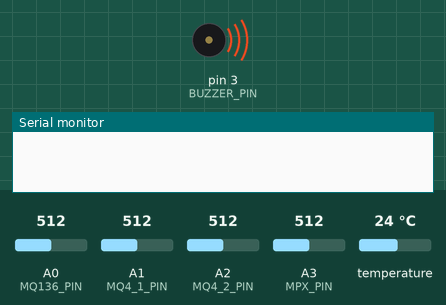
This sketch was run on a simulated Arduino Nano, built with avr-gcc and run on an emulated ATmega328P. Parts: buzzer (waves = sounding, pin HIGH), the last lines printed to the serial monitor. Inputs (shaded band) come from the test bench; at power-on: A0 (MQ136_PIN) = 512, A3 (MPX_PIN) = 512, A1 (MQ4_1_PIN) = 512, A2 (MQ4_2_PIN) = 512, temperature 24 °C.

Above: at 1.2 s.
1.3 s: A0 (MQ136_PIN) set to 589
5.4 s: A0 (MQ136_PIN) set to 611
At 7.7 s:
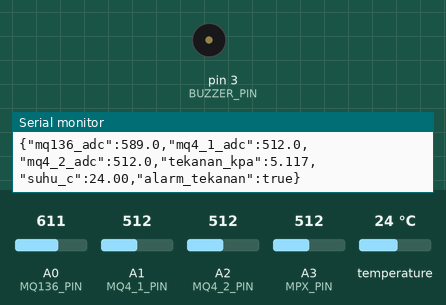
9.6 s: A3 (MPX_PIN) set to 483
Timing chart, 0 to 21.4 s (numbered marks = the images above; inputs shaded):
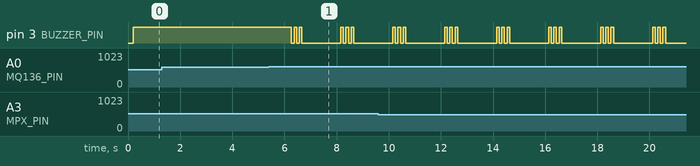

Measured:
- the behaviour switches between 599 and 600 on A0 (MQ136_PIN) (found by bisection; images 0 and 1)
- after the input at 5.4 s, pin 3 (BUZZER_PIN): HIGH → LOW after 0.87 s, → HIGH 0.10 s later, → LOW 0.10 s later, → HIGH 0.10 s later, … (11 changes in this stretch)

The sketch:

nano.ino
```cpp
#include <OneWire.h>
#include <DallasTemperature.h>

const byte MQ136_PIN = A0;
const byte MQ4_1_PIN = A1;
const byte MQ4_2_PIN = A2;
const byte MPX_PIN   = A3;
const byte DS_PIN    = 2;
const byte BUZZER_PIN = 3;

const float AMBANG_TEKANAN_KPA = 5.0;
// Ambang ADC sementara untuk uji buzzer; wajib dikalibrasi pada perangkat asli.
const float AMBANG_MQ4_2_ADC = 600.0;
const float AMBANG_MQ136_ADC = 600.0;
const unsigned long WAKTU_AMAN_GAS_MS = 10000;

OneWire oneWire(DS_PIN);
DallasTemperature ds18b20(&oneWire);

float bacaADC(byte pin) {
  analogRead(pin);
  delay(2);

  unsigned long total = 0;

  for (byte i = 0; i < 20; i++) {
    total += analogRead(pin);
    delay(2);
  }

  return total / 20.0;
}

bool perbaruiAlarmGas(bool melewatiAmbang, bool &alarmAktif, unsigned long &terakhirTerdeteksi) {
  if (melewatiAmbang) {
    alarmAktif = true;
    terakhirTerdeteksi = millis();
  } else if (alarmAktif && millis() - terakhirTerdeteksi >= WAKTU_AMAN_GAS_MS) {
    alarmAktif = false;
  }
  return alarmAktif;
}

void bunyikanAlarm(bool alarmTekanan, bool alarmMQ4_2, bool alarmMQ136) {
  if (!alarmMQ4_2 && !alarmMQ136) {
    // Pertahankan alarm tekanan lama: bunyi terus saat melewati ambang.
    digitalWrite(BUZZER_PIN, alarmTekanan ? HIGH : LOW);
    delay(1000);
    return;
  }

  // MQ-4 #2: dua bip; MQ-136: tiga bip. Jika keduanya aktif, bergantian.
  static bool giliranMQ4 = false;
  byte jumlahBip;
  if (alarmMQ4_2 && alarmMQ136) {
    giliranMQ4 = !giliranMQ4;
    jumlahBip = giliranMQ4 ? 2 : 3;
  } else {
    jumlahBip = alarmMQ4_2 ? 2 : 3;
  }

  for (byte slot = 0; slot < 10; slot++) {
    bool bunyi = slot < jumlahBip * 2 && slot % 2 == 0;
    digitalWrite(BUZZER_PIN, bunyi ? HIGH : LOW);
    delay(100);
  }
  digitalWrite(BUZZER_PIN, LOW);
}

void setup() {
  digitalWrite(BUZZER_PIN, LOW);
  pinMode(BUZZER_PIN, OUTPUT);

  Serial.begin(9600);
  analogReference(DEFAULT);
  ds18b20.begin();
}

void loop() {
  float mq136 = bacaADC(MQ136_PIN);
  float mq4_1 = bacaADC(MQ4_1_PIN);
  float mq4_2 = bacaADC(MQ4_2_PIN);

  // MPX dan referensi ADC memakai jalur suplai yang sama.
  float tekanan =
      (bacaADC(MPX_PIN) / 1023.0 - 0.04) / 0.09;

  // Alarm tekanan dan sensor gas memakai buzzer yang sama.
  bool alarmTekanan = tekanan > AMBANG_TEKANAN_KPA;
  static bool alarmMQ4_2Aktif = false;
  static bool alarmMQ136Aktif = false;
  static unsigned long terakhirMQ4_2Terdeteksi = 0;
  static unsigned long terakhirMQ136Terdeteksi = 0;
  bool alarmMQ4_2 = perbaruiAlarmGas(mq4_2 >= AMBANG_MQ4_2_ADC,
                                   alarmMQ4_2Aktif, terakhirMQ4_2Terdeteksi);
  bool alarmMQ136 = perbaruiAlarmGas(mq136 >= AMBANG_MQ136_ADC,
                                   alarmMQ136Aktif, terakhirMQ136Terdeteksi);
  bunyikanAlarm(alarmTekanan, alarmMQ4_2, alarmMQ136);

  ds18b20.requestTemperatures();
  float suhu = ds18b20.getTempCByIndex(0);

  // Kirim JSON ke ESP32 melalui TX/D1.
  Serial.print(F("{\"mq136_adc\":"));
  Serial.print(mq136, 1);

  Serial.print(F(",\"mq4_1_adc\":"));
  Serial.print(mq4_1, 1);

  Serial.print(F(",\"mq4_2_adc\":"));
  Serial.print(mq4_2, 1);

  Serial.print(F(",\"tekanan_kpa\":"));
  Serial.print(tekanan, 3);

  Serial.print(F(",\"suhu_c\":"));

  if (suhu == DEVICE_DISCONNECTED_C) {
    Serial.print(F("null"));
  } else {
    Serial.print(suhu, 2);
  }

  Serial.print(F(",\"alarm_tekanan\":"));
  Serial.print(alarmTekanan ? F("true") : F("false"));

  Serial.println(F("}"));

}
```
